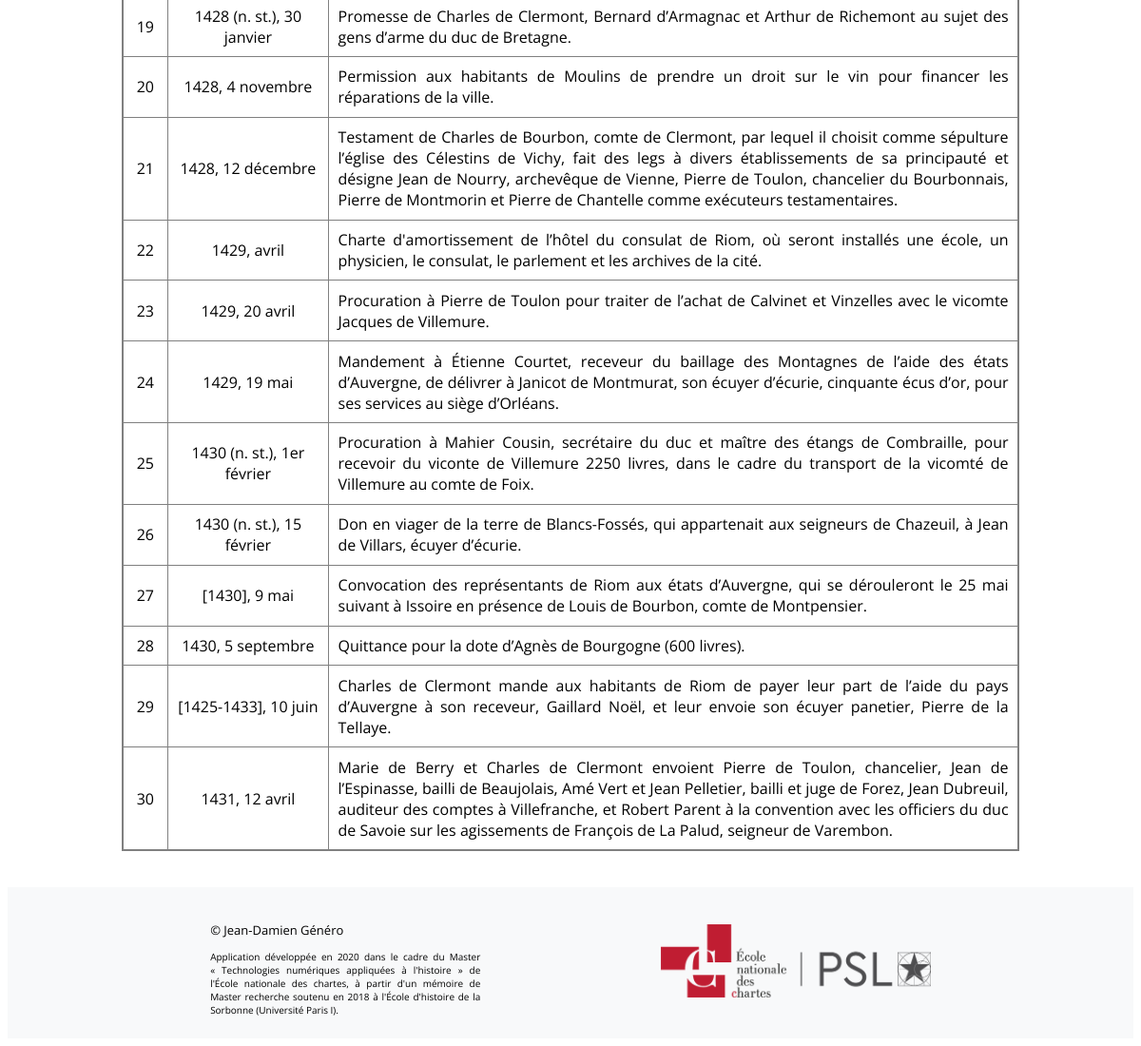
/actes (lower part), run on an earlier commit of the app's database.
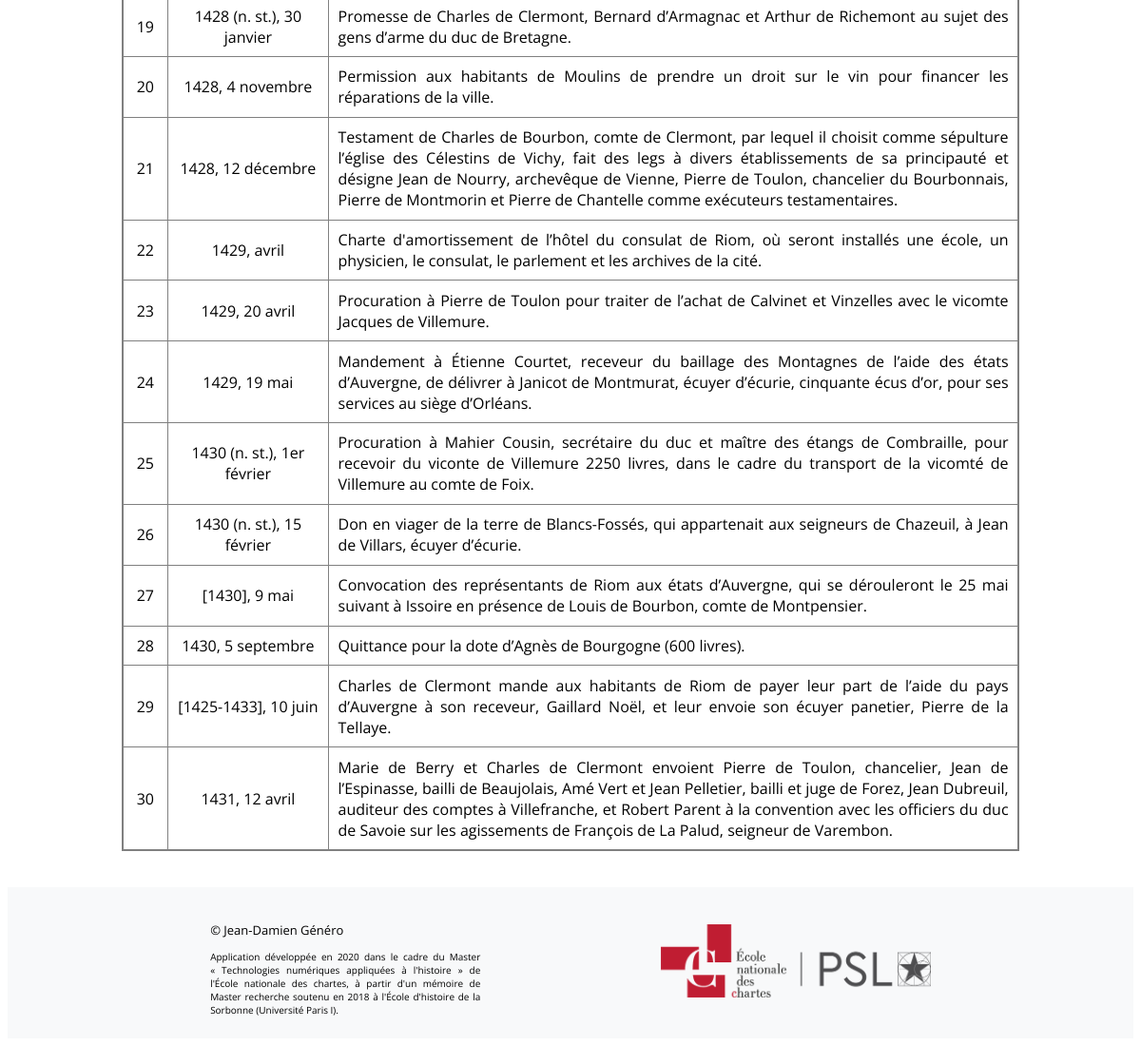
And on a later commit of the database.
### app/modeles/donnees.py (models this page shows, shortened)
class Acts(db.Model):
    __tablename__ = "acts"
    id_acts = db.Column(db.Integer, unique=True, nullable=False, primary_key=True, autoincrement=True)
    institution = db.Column(db.Text)
    state = db.Column(db.Text)
    type = db.Column(db.Text)
    date = db.Column(db.Text)
    place = db.Column(db.Text)
    analyse = db.Column(db.Text)

### app/routes.py (the view)
@app.route("/actes")
def corpus():
	Actes_total = Acts.query.all()
	return render_template("pages/corpus.html", document=Actes_total)

### app/templates/pages/corpus.html (shortened to what this page needs)
{% extends "conteneur.html" %}
{% block corps %}
    <div class="corpus-global">
        <div>
            <div>
                <table>
                    {% for acte in document %}
                        <tbody>
                            <tr>
                                <td><a href="{{url_for('acte', acte_id=acte.id_acts)}}">{{acte.id_acts}}</a></td>
                                <td>{{acte.date}}</td>
                                <td><a href="{{url_for('acte', acte_id=acte.id_acts)}}">{{acte.analyse}}.</a>
                                </td>
                            </tr>
                        </tbody>
                    {% endfor %}
                </table>
            </div>
        </div>
    </div>
{% endblock %}

### app/templates/conteneur.html (shortened to what this page needs)
<!DOCTYPE html>
<html lang="fr">
{% include "partials/css_projet.html" %}
<head>
</head>
<body>
    <div>
        <div class="arriere_plan">
            {% block corps%}{%endblock%}
        </div>
    </div>
    <div>
        <footer class="bloc-footer">
            <div>
                <div class="global-footer">
                    <div class="text-footer">
                        <p class="name-footer">© Jean-Damien Généro</p>
                        <p class="credit-footer">Application développée en 2020 dans le cadre du <a href="http://www.chartes.psl.eu/fr/cursus/master-technologies-numeriques-appliquees-histoire">Master &#171; Technologies numériques appliquées à l'histoire &#187;</a> de l'École nationale des chartes, à partir d'un mémoire de Master recherche soutenu en 2018 à l'École d'histoire de la Sorbonne (Université Paris I).</p>
                    </div>
                    <div class="box-img-footer">
                        <a href="http://www.chartes.psl.eu/fr"><img src="{{url_for('static', filename='img/logo_enc.png')}}" alt="Logo de l'École des chartes" class="img-footer"></a>
                    </div>
                </div>
            </div>
        </footer>
    </div>
</body>
</html>

### app/templates/partials/css_projet.html
<link href="{{ url_for('static', filename='css/css.css')}}" rel="stylesheet" type="text/css">
<link href="{{ url_for('static', filename='css/table.css')}}" rel="stylesheet" type="text/css">
<link href="{{ url_for('static', filename='css/font.css')}}" rel="stylesheet" type="text/css">
<link href="{{ url_for('static', filename='css/form.css')}}" rel="stylesheet" type="text/css">

### app/static/css/css.css (style rules this page uses)
.arriere_plan { background-color: #ffffff; padding-top: 5px; padding-bottom: 0px; padding-left: 20px; padding-right: 20px; margin-left: 100px; margin-right: 100px; margin-top: 0px; margin-bottom: 0px; }
.bloc-footer { background: #f8f9fa; }
.global-footer { display: flex; flex-direction: row; justify-content: space-around; padding: 2%; width: 80%; margin: auto; }
.text-footer { display: flex; flex-direction: column; width: 30%; font-family: 'Open Sans', sans-serif; justify-content: center; }
.name-footer { margin-bottom: 0.5%; font-size: small; }
.credit-footer { font-size: x-small; text-align: justify; margin-bottom: 0%; }
.box-img-footer { display: flex; flex-direction: column; justify-content: center; width: 30%; }
.img-footer { width: 100%; height: auto; }
.corpus-global { font-family: 'Open Sans', sans-serif; margin-top: 2%; margin-bottom: 4%; }

### app/static/css/table.css (style rules this page uses)
table { table-layout: auto; width: 100%; border-collapse: collapse; border: 2px solid gray; }
tbody td:nth-child(1) { text-align: center; }
tbody td:nth-child(2) { text-align: center; }
tbody td:nth-child(3) { text-align: justify; }

What changed in the data, as far as the page shows it:
changed Acts "1429, 19 mai": analyse "…à Janicot de Montmurat, son écuyer d’écurie, cinquante écus…" → "…à Janicot de Montmurat, écuyer d’écurie, cinquante écus…"
